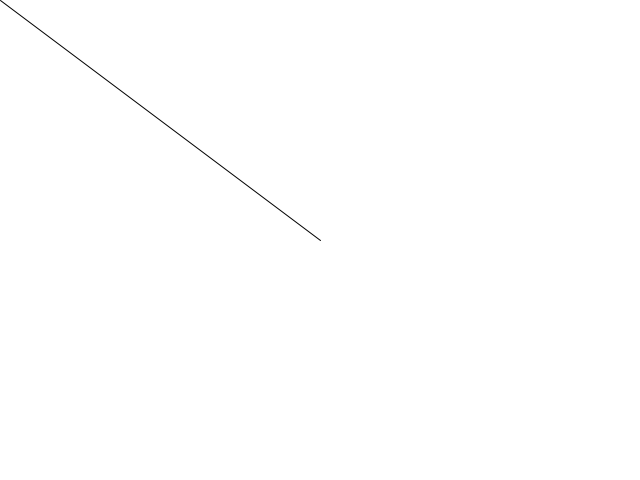
Frame 1 (no input)
Frame 60 (the mouse pressed at the canvas centre just before this capture): identical to frame 1, image omitted
Frame 120 (the mouse held since frame 60 and released just before this capture): blank canvas, image omitted

The Processing sketch that drew this single still picture (run headless with seeded random() and noise(); from frame 60 on, the mouse is pressed at the canvas centre):

// Processing sketch: example09_previousdrawing
// ── example09_previousdrawing.pde
//drawing using manual delta (position-prev)
float lastX= 0, lastY= 0;
void setup() {
  size(640, 480);
}
void draw() {
  background(255, 255, 255);
  float x= mouseX;
  float y= mouseY;
  line(x, y, lastX-x+(width*0.5), lastY-y+(height*0.5));
  lastX= x;  //store x in lastx until next frame
  lastY= y;
}
